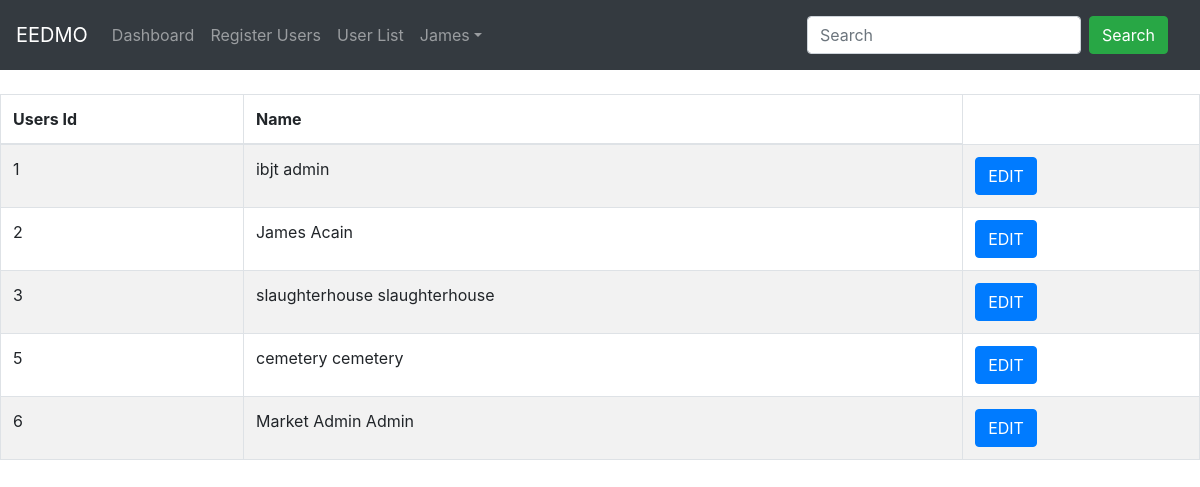
The app's page /index.php?loc=list_of_users (signed in), older data.
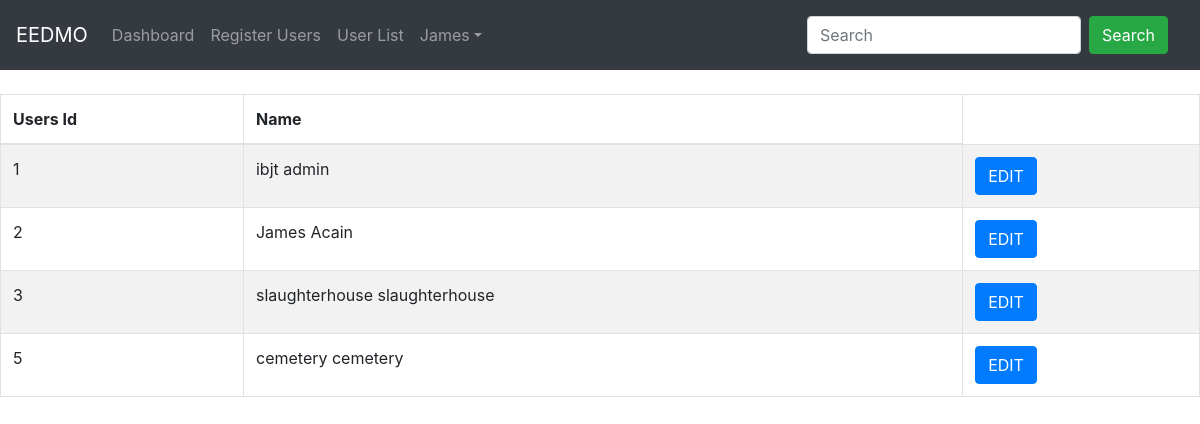
The same page, newer data.
### tables this page shows
CREATE TABLE `users` (
  `user_id` int(11) NOT NULL,
  `username` varchar(30) NOT NULL,
  `password` varchar(30) NOT NULL,
  `first_name` varchar(30) NOT NULL,
  `last_name` varchar(30) NOT NULL,
  `user_role` varchar(16) NOT NULL,
  `user_image` varchar(36) DEFAULT NULL
);

### includes/admin/list_of_users.php (the view, shortened to what this page needs)
<?php
	include "controller/admin/search_users.php";
?>
<table id="datatableid" class="table table-striped table-bordered table-md">
  <thead>
    <tr>
      <th class="th-sm">Users Id
      </th>
      <th class="th-sm">Name
      </th>
    </tr>
  </thead>
<?php
	if(isset($_SESSION['search'])){
		$search = $_SESSION['search'];
		$sql = "SELECT * FROM users WHERE first_name LIKE '%$search%' OR last_name LIKE '%$search%' OR users_id LIKE '%$search%'";
	}
	else{
		$sql = "SELECT * FROM users";
	}
	$result = mysqli_query($conn, $sql);
	while($data = mysqli_fetch_assoc($result)){
?>
		<tr>
			<td><?php echo $data['user_id']; ?></td>
			<td><?php echo $data['first_name'] . ' ' . $data['last_name']; ?></td>
			<td><button class="open-homeEvents btn btn-primary" data-id="<?php echo $data['users_id'] ?>"  data-toggle="modal" data-target="#modalHomeEvents">EDIT</button></td>
		</tr>
<?php
	}
?>
</table>
<link rel="stylesheet" type="text/css" href="https://cdnjs.cloudflare.com/ajax/libs/fullcalendar/4.2.0/bootstrap/main.css">

### index.php (shortened to what this page needs)
<!DOCTYPE html>
<html>
<link rel="stylesheet" href="https://stackpath.bootstrapcdn.com/bootstrap/4.3.1/css/bootstrap.min.css">
<link href="<?php echo web_root; ?>css/bootstrap-datetimepicker.min.css" rel="stylesheet" media="screen">
 <link href="<?php echo web_root; ?>css/datepicker.css" rel="stylesheet" media="screen">
<link href="<?php echo web_root; ?>css/ekko-lightbox.css" rel="stylesheet">
<body class="w3-light-grey">
<?php include "includes/layout/top_nav.php"; ?>
<div>
  <?php
    if(isset($_GET['loc'])){
        include"includes/" . $_SESSION['role'] . "/" . $_GET['loc'] . ".php";
    }
    else{
        include"includes/" . $_SESSION['role'] . "/dashboard.php";
    }
  ?>
</div>
</body>
</html>

### includes/layout/top_nav.php (shortened to what this page needs)
<nav class="navbar navbar-expand-sm bg-dark navbar-dark">
  <a class="navbar-brand" href="#">EEDMO</a>
  <div class="collapse navbar-collapse" id="collapsibleNavbar">
    <ul class="navbar-nav">
    <?php include"includes/" . $_SESSION['role'] . "/top_nav.php"; ?>
    <li class="nav-item dropdown">
      <a class="nav-link dropdown-toggle" href="#" id="navbarDropdown" role="button" data-toggle="dropdown"><?php echo $_SESSION['name']; ?></a>
    </li>
  </ul>
</div>
  <nav class="navbar ml-auto navbar-expand-sm bg-dark navbar-dark">
  <form class="form-inline" action="/action_page.php">
    <input class="form-control mr-sm-2" type="text" placeholder="Search">
    <button class="btn btn-success" type="submit">Search</button>
  </form>
</nav>
</nav>
<br>

### includes/admin/top_nav.php
<li class="nav-item">
  <a class="nav-link" href="index.php?loc=dashboard">Dashboard</a>
</li>
<li class="nav-item">
  <a class="nav-link" href="index.php?loc=register_users">Register Users</a>
</li>
<li class="nav-item">
  <a class="nav-link" href="index.php?loc=list_of_users">User List</a>
</li>

Row changes from the older to the newer data that the page shows:
removed users: user_id "6", first_name "Market Admin", last_name "Admin"
